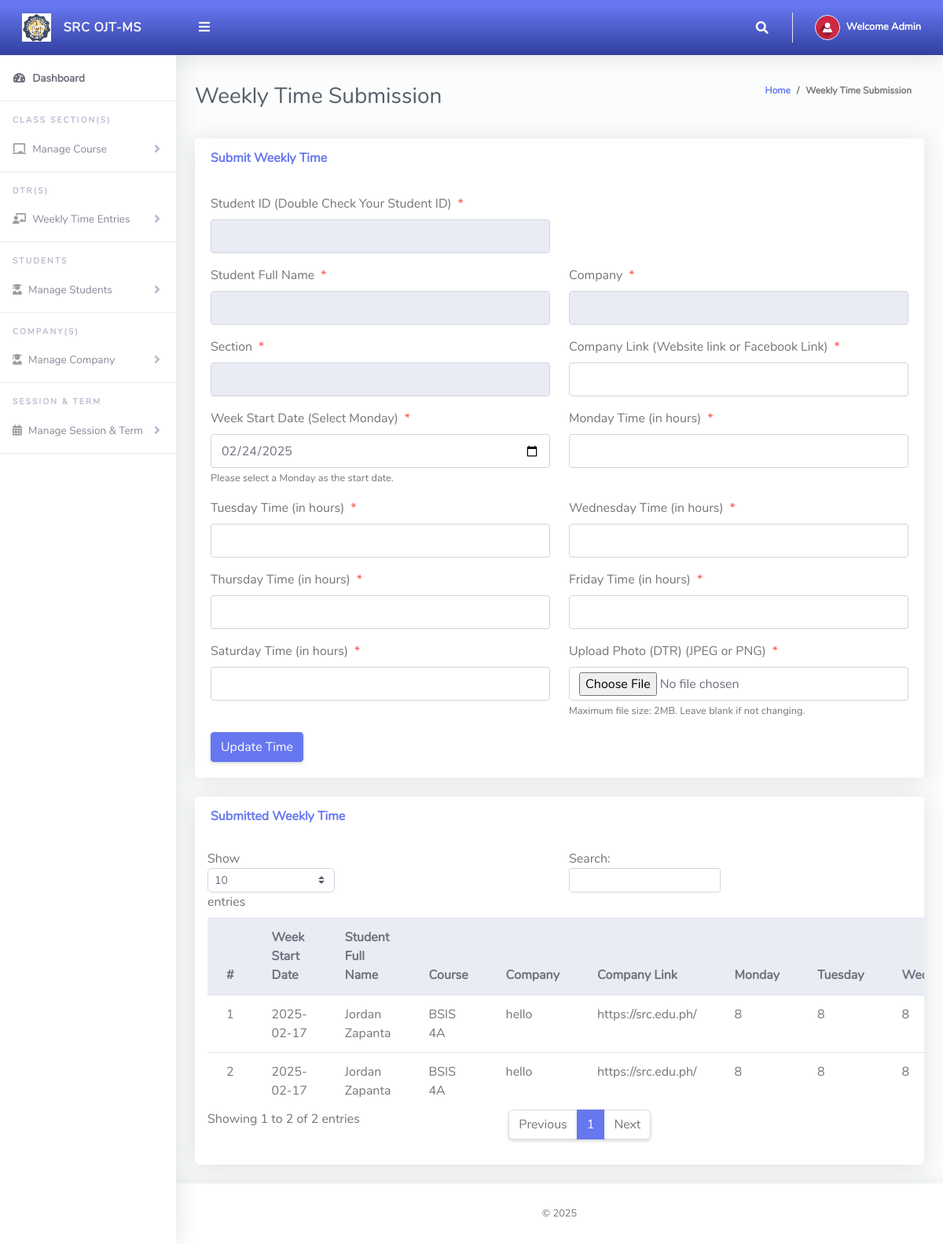
Screenshot of /Admin/viewtime.php (signed in) with the database file from the repository.
### tables this page shows
CREATE TABLE `tbl_weekly_time_entries` (
  `id` int(11) NOT NULL,
  `week_start_date` date NOT NULL,
  `monday_time` float DEFAULT 0,
  `tuesday_time` float DEFAULT 0,
  `wednesday_time` float DEFAULT 0,
  `thursday_time` float DEFAULT 0,
  `friday_time` float DEFAULT 0,
  `saturday_time` int(8) DEFAULT NULL,
  `student_fullname` varchar(100) NOT NULL,
  `course` varchar(100) NOT NULL,
  `comp_name` varchar(255) DEFAULT NULL,
  `comp_link` varchar(255) DEFAULT NULL,
  `date_created` datetime DEFAULT current_timestamp(),
  `remaining_time` int(255) DEFAULT NULL,
  `admissionNumber` varchar(255) NOT NULL,
  `photo` varchar(255) DEFAULT NULL,
  `status` enum('submitted','not submitted','pending') DEFAULT 'not submitted'
);

### Admin/viewtime.php (the view, shortened to what this page needs)
<?php
include '../Includes/dbcon.php';
$editMode = false;
$editData = [];
?>
<!DOCTYPE html>
<html lang="en">
<head>
  <link href="../vendor/fontawesome-free/css/all.min.css" rel="stylesheet" type="text/css">
  <link href="../vendor/bootstrap/css/bootstrap.min.css" rel="stylesheet" type="text/css">
  <link href="css/ruang-admin.min.css" rel="stylesheet">
</head>
<body id="page-top">
  <div id="wrapper">
      <?php include "Includes/sidebar.php"; ?>
    <div id="content-wrapper" class="d-flex flex-column">
      <div id="content">
       <?php include "Includes/topbar.php"; ?>
        <div class="container-fluid" id="container-wrapper">
          <div class="d-sm-flex align-items-center justify-content-between mb-4">
            <h1 class="h3 mb-0 text-gray-800">Weekly Time Submission</h1>
            <ol class="breadcrumb">
              <li class="breadcrumb-item"><a href="./">Home</a></li>
              <li class="breadcrumb-item active" aria-current="page">Weekly Time Submission</li>
            </ol>
          </div>
          <div class="row">
            <div class="col-lg-12">
              <div class="card mb-4">
                <div class="card-header py-3 d-flex flex-row align-items-center justify-content-between">
                  <h6 class="m-0 font-weight-bold text-primary"><?php echo $editMode ? 'Edit Weekly Time' : 'Submit Weekly Time'; ?></h6>
                </div>
                <div class="card-body">
                <form method="post" enctype="multipart/form-data">
                <div class="form-group row mb-3">
                <div class="col-xl-6">
                            <label class="form-control-label">Student ID (Double Check Your Student ID)<span class="text-danger ml-2">*</span></label>
                            <input type="text" class="form-control" name="admissionNumber" value="<?php echo $editMode ? htmlspecialchars($editData['admissionNumber']) : ''; ?>" required readonly>
                        </div>
                    </div>
                <div class="form-group row mb-3">
                    <div class="col-xl-6">
                        <label class="form-control-label">Student Full Name<span class="text-danger ml-2">*</span></label>
                        <input type="text" class="form-control" name="student_fullname" value="<?php echo $editMode ? htmlspecialchars($editData['student_fullname']) : ''; ?>" required readonly>
                    </div>
                    <div class="col-xl-6">
                        <label class="form-control-label">Company<span class="text-danger ml-2">*</span></label>
                        <input type="text" class="form-control" name="comp_name" value="<?php echo $editMode ? htmlspecialchars($editData['comp_name']) : ''; ?>" required readonly>
                    </div>
                </div>
                <div class="form-group row mb-3">
                    <div class="col-xl-6">
                      <label class="form-control-label">Section<span class="text-danger ml-2">*</span></label>
                      <input type="text" class="form-control" name="course" value="<?php echo $editMode ? htmlspecialchars($editData['course']) : ''; ?>" required readonly>
                  </div>
                    <div class="col-xl-6">
                    <label class="form-control-label">Company Link (Website link or Facebook Link)<span class="text-danger ml-2">*</span></label>
                            <input type="text" class="form-control" name="comp_link" id="comp_link" value="<?php echo $editMode ? $editData['comp_link'] : ''; ?>" required>
                        </div>
                    </div>
                    <div class="form-group row mb-3">
                        <div class="col-xl-6">
                            <label class="form-control-label">Week Start Date (Select Monday)<span class="text-danger ml-2">*</span></label>
                            <input type="date" class="form-control" name="week_start_date" value="<?php echo $editMode ? $editData['week_start_date'] : ''; ?>" required>
                            <small class="form-text text-muted">Please select a Monday as the start date.</small>
                        </div>
                        <div class="col-xl-6">
                            <label class="form-control-label">Monday Time (in hours)<span class="text-danger ml-2">*</span></label>
                            <input type="number" class="form-control" name="monday_time" min="0" max="8" step="0.1" value="<?php echo $editMode ? $editData['monday_time'] : ''; ?>" required>
                        </div>
                    </div>
                    <div class="form-group row mb-3">
                        <div class="col-xl-6">
                            <label class="form-control-label">Tuesday Time (in hours)<span class="text-danger ml-2">*</span></label>
                            <input type="number" class="form-control" name="tuesday_time" min="0" max="8" step="0.1" value="<?php echo $editMode ? $editData['tuesday_time'] : ''; ?>" required>
                        </div>
                        <div class="col-xl-6">
                            <label class="form-control-label">Wednesday Time (in hours)<span class="text-danger ml-2">*</span></label>
                            <input type="number" class="form-control" name="wednesday_time" min="0" max="8" step="0.1" value="<?php echo $editMode ? $editData['wednesday_time'] : ''; ?>" required>
                        </div>
                    </div>
                    <div class="form-group row mb-3">
                        <div class="col-xl-6">
                            <label class="form-control-label">Thursday Time (in hours)<span class="text-danger ml-2">*</span></label>
                            <input type="number" class="form-control" name="thursday_time" min="0" max="8" step="0.1" value="<?php echo $editMode ? $editData['thursday_time'] : ''; ?>" required>
                        </div>
                        <div class="col-xl-6">
                            <label class="form-control-label">Friday Time (in hours)<span class="text-danger ml-2">*</span></label>
                            <input type="number" class="form-control" name="friday_time" min="0" max="8" step="0.1" value="<?php echo $editMode ? $editData['friday_time'] : ''; ?>" required>
                        </div>
                    </div>
                    <div class="form-group row mb-3">
                        <div class="col-xl-6">
                            <label class="form-control-label">Saturday Time (in hours)<span class="text-danger ml-2">*</span></label>
                            <input type="number" class="form-control" name="saturday_time" min="0" max="8" step="0.1" value="<?php echo $editMode ? $editData['saturday_time'] : ''; ?>" required>
                        </div>
                        <div class="col-xl-6">
                            <label class="form-control-label">Upload Photo (DTR) (JPEG or PNG)<span class="text-danger ml-2">*</span></label>
                            <input type="file" class="form-control" name="photo" accept=".jpg, .jpeg, .png">
                            <small class="form-text text-muted">Maximum file size: 2MB. Leave blank if not changing.</small>
                        </div>
                    </div>
                    <button type="submit" name="submit_time" class="btn btn-primary"><?php echo $editMode ? 'Update Time' : 'Update Time '; ?></button>
                </form>
                </div>
              </div>
              <div class="row">
                <div class="col-lg-12">
                  <div class="card mb-4">
                    <div class="card-header py-3 d-flex flex-row align-items-center justify-content-between">
                      <h6 class="m-0 font-weight-bold text-primary">Submitted Weekly Time</h6>
                    </div>
                    <div class="table-responsive p-3">
                      <table class="table align-items-center table-flush table-hover" id="dataTableHover">
                        <thead class="thead-light">
                          <tr>
                            <th>#</th>
                            <th>Week Start Date</th>
                            <th>Student Full Name</th>
                            <th>Course</th>
                            <th>Company</th>
                            <th>Company Link</th>
                            <th>Monday</th>
                            <th>Tuesday</th>
                            <th>Wednesday</th>
                          </tr>
                        </thead>
                        <tbody>
                            <?php
                            $query = "SELECT * FROM tbl_weekly_time_entries";
                            $rs = $conn->query($query);
                            $num = $rs->num_rows;
                            $sn = 0;
                            if ($num > 0) {
                                while ($rows = $rs->fetch_assoc()) {
                                    $sn++;
                                    $totalHours = $rows['monday_time'] + $rows['tuesday_time'] + $rows['wednesday_time'] + $rows['thursday_time'] + $rows['friday_time'] + $rows['saturday_time'];
                                    $remainingTime = $rows['remaining_time'];
                                    $status = $rows['status'];
                                    echo "
                                    <tr>
                                        <td>".$sn."</td>
                                        <td>".$rows['week_start_date']."</td>
                                        <td>".$rows['student_fullname']."</td>
                                        <td>".$rows['course']."</td>
                                        <td>".$rows['comp_name']."</td>
                                        <td>".$rows['comp_link']."</td>
                                        <td>".$rows['monday_time']."</td>
                                        <td>".$rows['tuesday_time']."</td>
                                        <td>".$rows['wednesday_time']."</td>
                                        <td>".$rows['thursday_time']."</td>
                                        <td>".$rows['friday_time']."</td>
                                        <td>".$rows['saturday_time']."</td>
                                        <td>".$totalHours."</td>
                                        <td>".$remainingTime."</td>
                                        <td>".$status."</td>
                                        <td><a href='".$rows['photo']."' target='_blank'><img src='".$rows['photo']."' alt='Uploaded Photo' style='width: 50px; height: auto;'></a></td>
                                        <td><a href='?action=edit&Id=".$rows['id']."'><i class='fas fa-fw fa-edit'></i>Edit</a></td>
                                       <td><a href='?action=delete&Id=".$rows['id']."'><i class='fas fa-fw fa-trash'></i>Delete</a></td>
                                    </tr>";
                                }
                            } else {
                                echo "<tr><td colspan='14' class='text-center'>No Record Found!</td></tr>";
                            }
                            ?>
                        </tbody>
                      </table>
                    </div>
                  </div>
                </div>
              </div>
            </div>
          </div>
        </div>
      </div>
       <?php include "Includes/footer.php";?>
    </div>
  </div>
</body>
</html>

### Admin/Includes/topbar.php (shortened to what this page needs)
<?php
  $query = "SELECT * FROM tbladmin WHERE Id = ".$_SESSION['userId']."";
  $rs = $conn->query($query);
  $rows = $rs->fetch_assoc();
  $fullName = $rows['firstName']." ".$rows['lastName'];
?>
<nav class="navbar navbar-expand navbar-light bg-gradient-primary topbar mb-4 static-top">
          <button id="sidebarToggleTop" class="btn btn-link rounded-circle mr-3">
            <i class="fa fa-bars"></i>
          </button>
          <ul class="navbar-nav ml-auto">
            <li class="nav-item dropdown no-arrow">
              <a class="nav-link dropdown-toggle" href="#" id="searchDropdown" role="button" data-toggle="dropdown"
                aria-haspopup="true" aria-expanded="false">
                <i class="fas fa-search fa-fw"></i>
              </a>
            </li>
            <li class="nav-item dropdown no-arrow">
              <a class="nav-link dropdown-toggle" href="#" id="userDropdown" role="button" data-toggle="dropdown"
                aria-haspopup="true" aria-expanded="false">
                <img class="img-profile rounded-circle" src="img/user-icn.png" style="max-width: 60px">
                <span class="ml-2 d-none d-lg-inline text-white small"><b>Welcome <?php echo $fullName;?></b></span>
              </a>
            </li>
          </ul>
        </nav>

### rows the page displays
tbl_weekly_time_entries: week_start_date "2025-02-17", student_fullname "Jordan Zapanta", course "BSIS 4A", comp_name "hello", comp_link "https://src.edu.ph/", monday_time "8", tuesday_time "8", wednesday_time "8"
tbl_weekly_time_entries: week_start_date "2025-02-17", student_fullname "Jordan Zapanta", course "BSIS 4A", comp_name "hello", comp_link "https://src.edu.ph/", monday_time "8", tuesday_time "8", wednesday_time "8"

### other values shown
$fullName "Admin"
